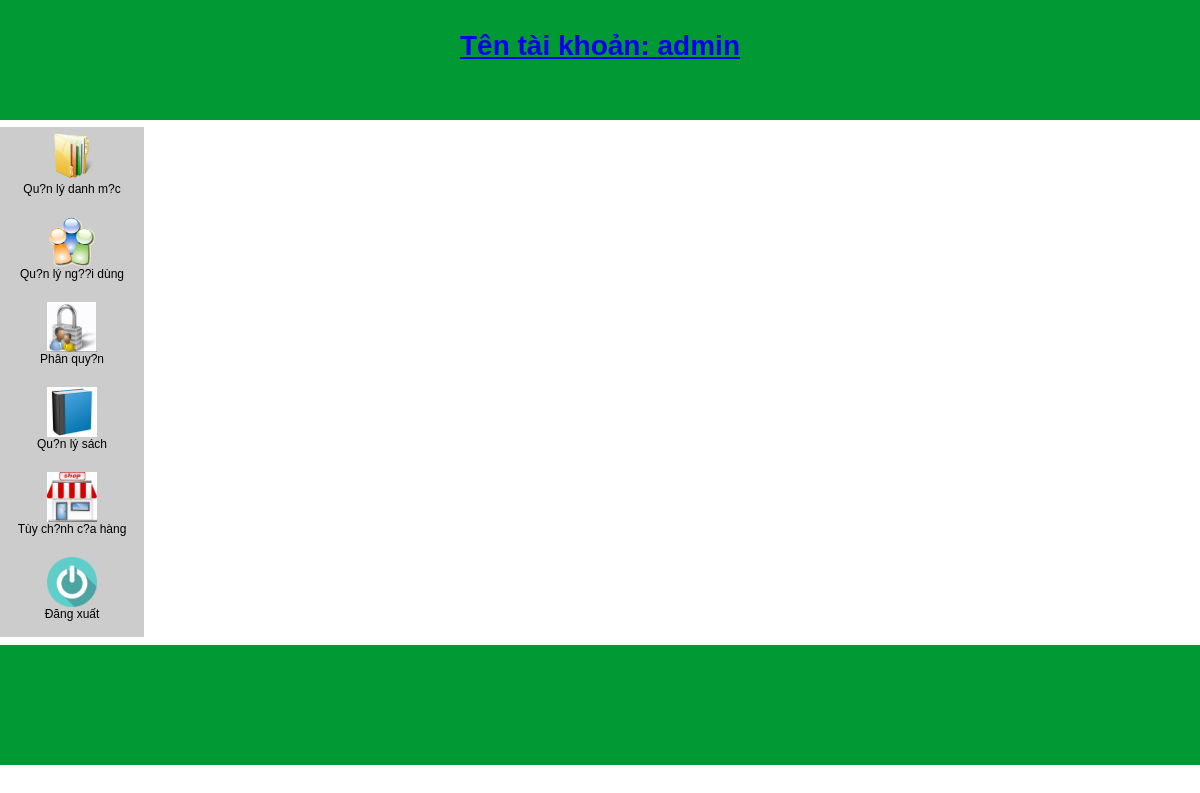
Screenshot of /admin/index.php?role_id=1 (signed in) with the database file from the repository.
### tables this page shows
CREATE TABLE IF NOT EXISTS `tbl_role_function` (
`rf_id` int(11) NOT NULL,
  `role_id` int(11) NOT NULL,
  `function_id` varchar(20) NOT NULL
);

CREATE TABLE IF NOT EXISTS `tbl_function` (
  `function_id` varchar(20) NOT NULL,
  `function_name` varchar(50) NOT NULL,
  `function_img` varchar(50) NOT NULL
);

### admin/modules/menu.php (the view)
<?php
if (isset($_GET['role_id']) ){
	$sql = "SELECT *
			FROM tbl_role r
			INNER JOIN tbl_role_function rf
			ON  r.role_id = rf.role_id
			INNER JOIN tbl_function f
			ON rf.function_id = f.function_id
			WHERE r.role_id = {$_GET['role_id']}
			";
	$chucnang = mysql_query($sql);
	echo "<div id=menu>";
	if (mysql_num_rows($chucnang)!=0) {
		while ($row = mysql_fetch_array($chucnang)){
?>
	<a href="index.php?quanly=<?php echo $row['function_id'] ?>&role_id=<?php echo $_GET['role_id'] ?>&ac=lietke">
		<div id="box-chucnang">
			<img src="img/<?php echo $row['function_img'] ?>" alt="images" height="50" width="50" />
			<p><?php echo $row['function_name'] ?></p>
		</div>
	</a>
<?php
		}
	}
}
?>
	<a href="../index.php?ac=thoat">
		<div id="box-chucnang">
		  <img src="img/dangxuat.png" alt="images" height="50" width="50" />
		  <p>Đăng xuất </p>
	</div>
	</a>
 </div>

### admin/css/style.css (style rules this page uses)
* { padding: 0px; margin: 0px; }
body { font-family:Arial, Helvetica, sans-serif; font-size:12px; }
#menu { background-color: #CCCCCC; float:left; height:auto; width: 12%; }
div#box-chucnang { width:auto; height:75px; padding:5px; text-align:center; }
div#menu a { text-decoration:none; color:#000000; }

### rows the page displays
tbl_role_function: function.function_img (picture), function.function_name "Qu?n lý danh m?c"
tbl_role_function: function.function_img (placeholder picture), function.function_name "Qu?n lý ng??i dùng"
tbl_role_function: function.function_img (picture), function.function_name "Phân quy?n"
tbl_role_function: function.function_img (picture), function.function_name "Qu?n lý sách"
tbl_role_function: function.function_img (picture), function.function_name "Tùy ch?nh c?a hàng"

### other values shown
$_SESSION['tendangnhap'] "admin"
